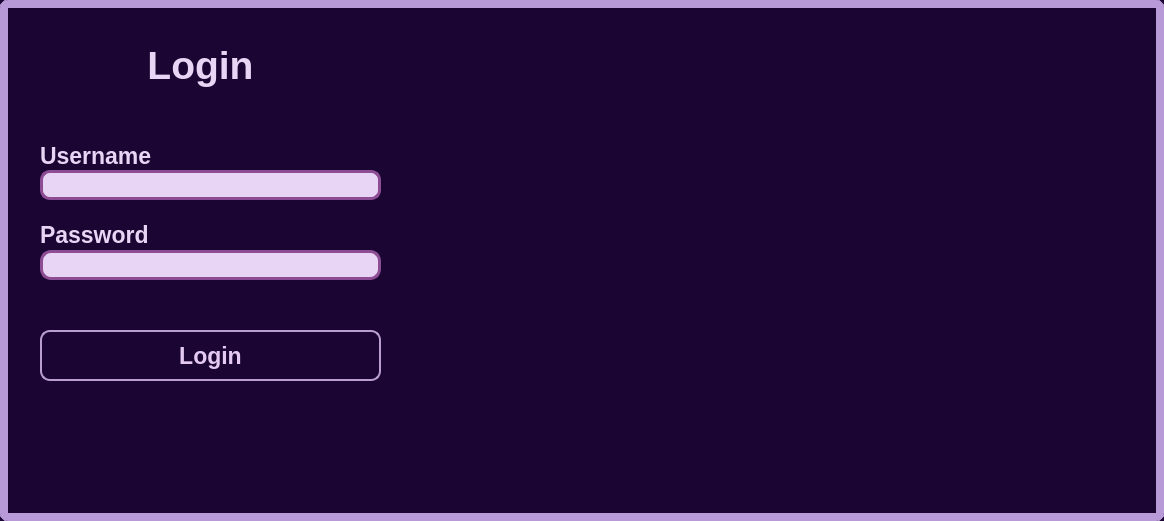
<?xml version="1.0" encoding="UTF-8"?>
<ui version="4.0">
 <class>Login</class>
 <widget class="QDialog" name="Login">
  <property name="enabled">
   <bool>true</bool>
  </property>
  <property name="geometry">
   <rect>
    <x>0</x>
    <y>0</y>
    <width>1164</width>
    <height>521</height>
   </rect>
  </property>
  <property name="sizePolicy">
   <sizepolicy hsizetype="Preferred" vsizetype="Preferred">
    <horstretch>0</horstretch>
    <verstretch>0</verstretch>
   </sizepolicy>
  </property>
  <property name="minimumSize">
   <size>
    <width>500</width>
    <height>500</height>
   </size>
  </property>
  <property name="maximumSize">
   <size>
    <width>10000</width>
    <height>10000</height>
   </size>
  </property>
  <property name="baseSize">
   <size>
    <width>0</width>
    <height>0</height>
   </size>
  </property>
  <property name="palette">
   <palette>
    <active>
     <colorrole role="Button">
      <brush brushstyle="SolidPattern">
       <color alpha="255">
        <red>27</red>
        <green>6</green>
        <blue>51</blue>
       </color>
      </brush>
     </colorrole>
     <colorrole role="Base">
      <brush brushstyle="SolidPattern">
       <color alpha="255">
        <red>27</red>
        <green>6</green>
        <blue>51</blue>
       </color>
      </brush>
     </colorrole>
     <colorrole role="Window">
      <brush brushstyle="SolidPattern">
       <color alpha="255">
        <red>27</red>
        <green>6</green>
        <blue>51</blue>
       </color>
      </brush>
     </colorrole>
    </active>
    <inactive>
     <colorrole role="Button">
      <brush brushstyle="SolidPattern">
       <color alpha="255">
        <red>27</red>
        <green>6</green>
        <blue>51</blue>
       </color>
      </brush>
     </colorrole>
     <colorrole role="Base">
      <brush brushstyle="SolidPattern">
       <color alpha="255">
        <red>27</red>
        <green>6</green>
        <blue>51</blue>
       </color>
      </brush>
     </colorrole>
     <colorrole role="Window">
      <brush brushstyle="SolidPattern">
       <color alpha="255">
        <red>27</red>
        <green>6</green>
        <blue>51</blue>
       </color>
      </brush>
     </colorrole>
    </inactive>
    <disabled>
     <colorrole role="Button">
      <brush brushstyle="SolidPattern">
       <color alpha="255">
        <red>27</red>
        <green>6</green>
        <blue>51</blue>
       </color>
      </brush>
     </colorrole>
     <colorrole role="Base">
      <brush brushstyle="SolidPattern">
       <color alpha="255">
        <red>27</red>
        <green>6</green>
        <blue>51</blue>
       </color>
      </brush>
     </colorrole>
     <colorrole role="Window">
      <brush brushstyle="SolidPattern">
       <color alpha="255">
        <red>27</red>
        <green>6</green>
        <blue>51</blue>
       </color>
      </brush>
     </colorrole>
    </disabled>
   </palette>
  </property>
  <property name="acceptDrops">
   <bool>false</bool>
  </property>
  <property name="windowTitle">
   <string>School Management System</string>
  </property>
  <property name="autoFillBackground">
   <bool>false</bool>
  </property>
  <property name="styleSheet">
   <string notr="true">QDialog#Login{
 background-color:#1B0633;
border:7.5px solid #B89AD8;
border-radius: 8%;
}

</string>
  </property>
  <widget class="QLabel" name="label">
   <property name="geometry">
    <rect>
     <x>140</x>
     <y>40</y>
     <width>121</width>
     <height>51</height>
    </rect>
   </property>
   <property name="font">
    <font>
     <family>Arial</family>
     <pointsize>-1</pointsize>
     <bold>true</bold>
    </font>
   </property>
   <property name="styleSheet">
    <string notr="true">QLabel#label {
        font-size: 39px;
       font-weight: bold;
color: #E8D4F4 ;
}</string>
   </property>
   <property name="text">
    <string>Login</string>
   </property>
   <property name="alignment">
    <set>Qt::AlignmentFlag::AlignCenter</set>
   </property>
  </widget>
  <widget class="QLabel" name="label_username">
   <property name="geometry">
    <rect>
     <x>40</x>
     <y>130</y>
     <width>111</width>
     <height>51</height>
    </rect>
   </property>
   <property name="styleSheet">
    <string notr="true">QLabel#label_username {
        font-size: 23px;
        color: #E8D4F4;
       font-weight: bold;
}</string>
   </property>
   <property name="text">
    <string>Username</string>
   </property>
  </widget>
  <widget class="QLineEdit" name="usernameInput">
   <property name="geometry">
    <rect>
     <x>40</x>
     <y>170</y>
     <width>341</width>
     <height>30</height>
    </rect>
   </property>
   <property name="styleSheet">
    <string notr="true">QLineEdit#usernameInput {
    color:#1B0633;
    border: 3px solid #8d4d95;
    border-radius: 10px;
        font-size: 17px;
font-weight: 570;
padding: 0px 8px 0px 8px;
background-color: #E8D4F4 ;
}
</string>
   </property>
   <property name="inputMask">
    <string/>
   </property>
   <property name="placeholderText">
    <string/>
   </property>
  </widget>
  <widget class="QLabel" name="label_password">
   <property name="geometry">
    <rect>
     <x>40</x>
     <y>220</y>
     <width>111</width>
     <height>30</height>
    </rect>
   </property>
   <property name="styleSheet">
    <string notr="true">QLabel#label_password {
        font-size: 23px;
        font-weight: bold;
color: #E8D4F4 ;
}</string>
   </property>
   <property name="text">
    <string>Password</string>
   </property>
  </widget>
  <widget class="QLineEdit" name="passwordInput">
   <property name="geometry">
    <rect>
     <x>40</x>
     <y>250</y>
     <width>341</width>
     <height>30</height>
    </rect>
   </property>
   <property name="autoFillBackground">
    <bool>false</bool>
   </property>
   <property name="styleSheet">
    <string notr="true">QLineEdit#passwordInput {
   color:#1B0633;
    border: 3px solid #8d4d95;
    border-radius: 11px;
        font-size: 19px;
font-weight:bold;
padding: 0px 8px 0px 8px;
background-color:  #E8D4F4;
}
</string>
   </property>
   <property name="frame">
    <bool>true</bool>
   </property>
   <property name="echoMode">
    <enum>QLineEdit::EchoMode::Password</enum>
   </property>
   <property name="dragEnabled">
    <bool>false</bool>
   </property>
   <property name="readOnly">
    <bool>false</bool>
   </property>
   <property name="clearButtonEnabled">
    <bool>true</bool>
   </property>
  </widget>
  <widget class="QPushButton" name="loginButton">
   <property name="geometry">
    <rect>
     <x>40</x>
     <y>330</y>
     <width>341</width>
     <height>51</height>
    </rect>
   </property>
   <property name="maximumSize">
    <size>
     <width>2000</width>
     <height>2000</height>
    </size>
   </property>
   <property name="styleSheet">
    <string notr="true">QPushButton#loginButton {
   
    border: 1.5px solid #B89FD0;
    border-radius: 10px;
    padding: 6px;
    font-size: 23px;
background: qlineargradient(x1:0, y1:0, x2:1, y2:1,
                            stop:0 rgb(95, 2, 95),
                            stop:1 rgb(216, 181, 221));
color:#e4c9f2;
font-weight:1000;
}

/* Hover effect */
QPushButton#loginButton:hover {
    background-color: #69166f;
}

</string>
   </property>
   <property name="text">
    <string>Login</string>
   </property>
  </widget>
  <widget class="QLabel" name="label_2">
   <property name="geometry">
    <rect>
     <x>410</x>
     <y>-40</y>
     <width>781</width>
     <height>601</height>
    </rect>
   </property>
   <property name="sizePolicy">
    <sizepolicy hsizetype="Preferred" vsizetype="Preferred">
     <horstretch>0</horstretch>
     <verstretch>0</verstretch>
    </sizepolicy>
   </property>
   <property name="minimumSize">
    <size>
     <width>0</width>
     <height>0</height>
    </size>
   </property>
   <property name="maximumSize">
    <size>
     <width>10000</width>
     <height>10000</height>
    </size>
   </property>
   <property name="styleSheet">
    <string notr="true">QLabel#label_2 {

}</string>
   </property>
   <property name="text">
    <string/>
   </property>
   <property name="pixmap">
    <pixmap resource="Images.qrc">:/background/D:/Users/Dell/Downloads/login page.jpeg</pixmap>
   </property>
  </widget>
  <zorder>label_2</zorder>
  <zorder>label</zorder>
  <zorder>label_username</zorder>
  <zorder>usernameInput</zorder>
  <zorder>label_password</zorder>
  <zorder>passwordInput</zorder>
  <zorder>loginButton</zorder>
 </widget>
 <resources>
  <include location="Images.qrc"/>
 </resources>
 <connections/>
</ui>
